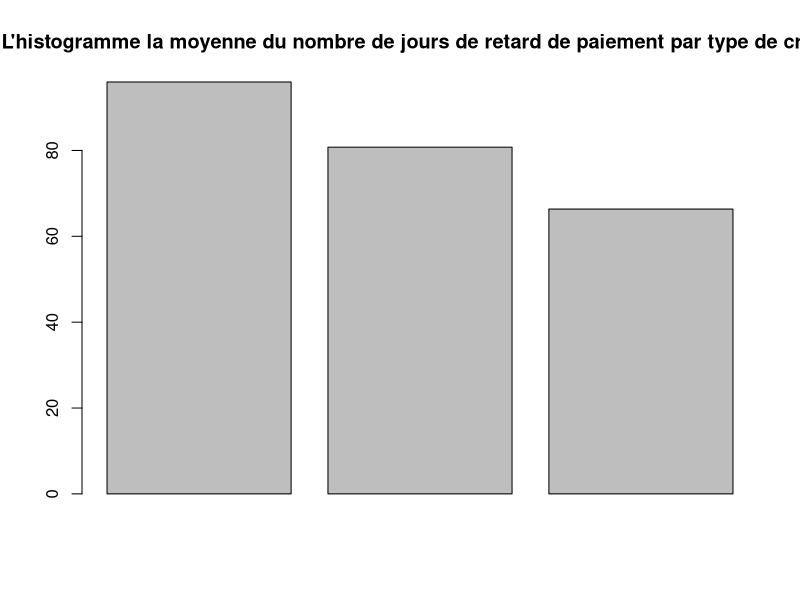

Recreate this plot in R.
##### DEVOIR D'INFORMATIQUES POUR SCIENCES SOCIALES 
##### woozvelt M. Guano 


#Importation des donnees 
df<-read.csv("CreditBancaire.csv.xls")

str(df)

#1. Calculer la moyenne du credit 
mean(df$Credit)

#2 Calaculer la moyenne du nombre de jours de retard du paiement des clients, par type de credit 
x<-mean(df$Jours[df$Type=="Production"])
x
y<-mean(df$Jours[df$Type=="Commerce"])
y
z<-mean(df$Jours[df$Type=="Consommation"])
z

a<-c(x,y,z)
a
#3. Realiser un graphique en baton qui indique la moyenne du nombre de jours de retard de paiement par type de credit 
barplot(a, main = "L'histogramme la moyenne du nombre de jours de retard de paiement par type de credit")

